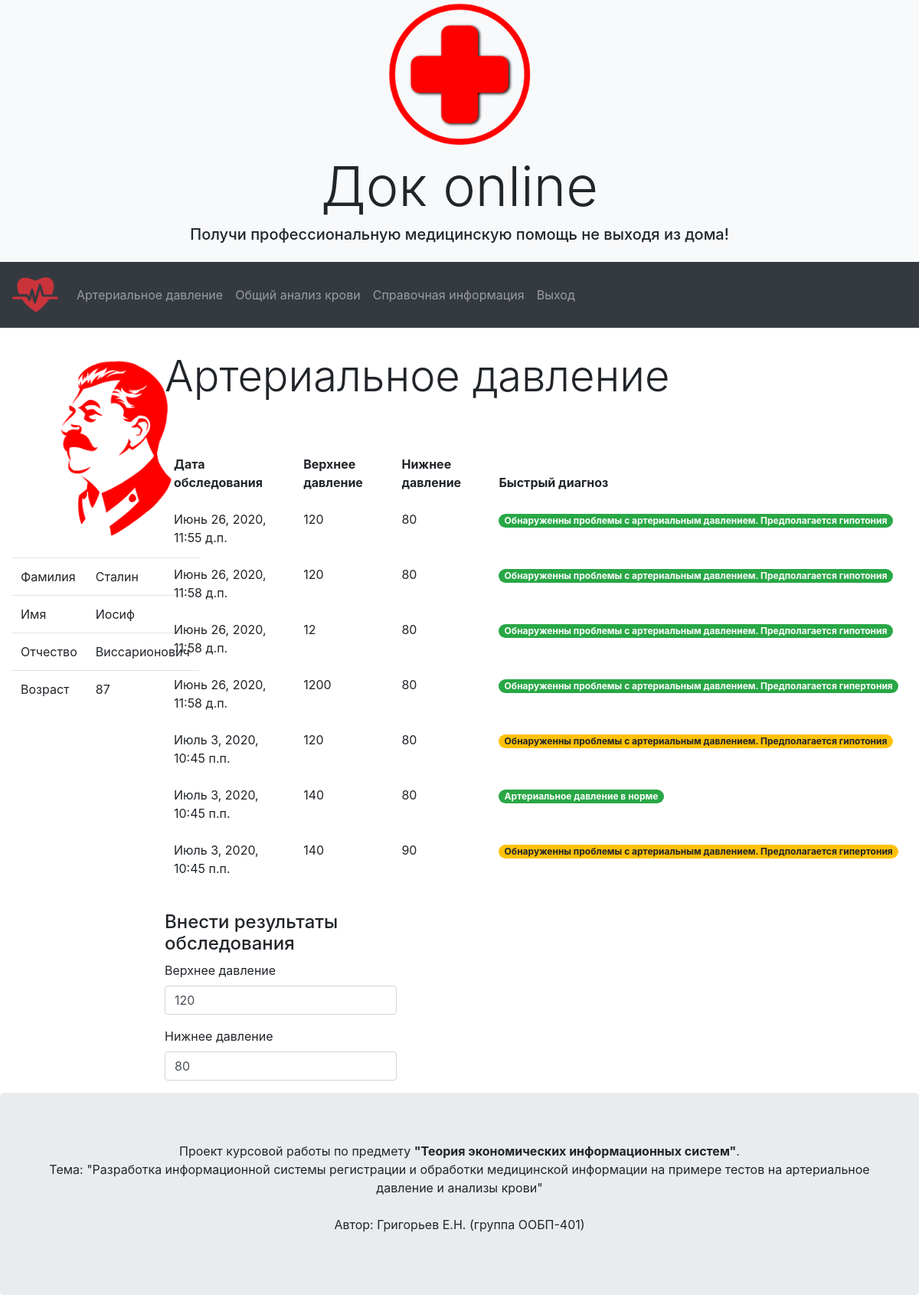
The app's page /bp/ (signed in) with its own data.
### account/models.py (models this page shows, shortened)
class Person(models.Model):
    SEX_LIST = (
        ('Мужчина', 'Мужчина'),
        ('Женщина', 'Женщина'),
    )
    name = models.CharField(max_length=50, verbose_name="Имя")
    patronymic = models.CharField(max_length=50, verbose_name="Отчество")
    surname = models.CharField(max_length=50, verbose_name="Фамилия")
    number = models.CharField(max_length=12, verbose_name="Номер телефона")
    sex = models.CharField(max_length=7, choices=SEX_LIST, verbose_name="Пол")
    dob = models.DateField(verbose_name="Дата рождения")
    photo = models.ImageField(upload_to='users/%Y/%m/%d', blank=True)
    user = models.OneToOneField(settings.AUTH_USER_MODEL, on_delete=models.CASCADE)
    class Meta:
        verbose_name = 'Профиль'
        verbose_name_plural = 'Профили'

### monitor/models.py (models this page shows, shortened)
class Arterial(models.Model):
    name = models.CharField(max_length=10, verbose_name="Имя", default="Владимир")
    sex = models.CharField(max_length=7, verbose_name="Пол", default="Мужчина")
    age = models.CharField(max_length=3, verbose_name="Возраст", default="45")
    bottom_pressure = models.IntegerField(verbose_name="Нижнее давление", default="80")
    top_pressure = models.IntegerField(verbose_name="Верхнее давление", default="120")
    fast_check = models.CharField(max_length=100, default='')
    date = models.DateTimeField(auto_now=True)
    problem = models.BooleanField(verbose_name="Проблема?", default=False)
    person = models.ForeignKey(User, on_delete=models.CASCADE, verbose_name='Профиль', default=1)
    class Meta:
        verbose_name = 'Артериальное давление'
        verbose_name_plural = 'Артериальное давление'

### monitor/views.py (the view, shortened to what this page needs)
# urls.py: path('bp/', get_bp, name='bp'),
@login_required
def get_bp(request):
    person = Person.objects.get(user=request.user)
    today = date.today()
    dob = person.dob
    age = today.year - dob.year
    pressure = Arterial.objects.filter(person=request.user)
    form = ArterialForm()
    context = {'pressure': pressure,
               'form': form,
               'person': person,
               'age': age
               }
    return render(request, 'monitor/bp.html', context)

### monitor/forms.py
class ArterialForm(forms.ModelForm):
    class Meta:
        model = Arterial
        fields = ('top_pressure', 'bottom_pressure',)

### monitor/templates/monitor/bp.html (shortened to what this page needs)
{% extends './account.html' %}
{% load bootstrap4 %}
{% block content %}
    <div class="display-4 pb-5">Артериальное давление</div>
    <div class="row">
        <div class="col-sm-12">
            <table class="table table-borderless table-hover">
                <thead>
                  <tr>
                    <th>Дата обследования</th>
                    <th>Верхнее давление</th>
                    <th>Нижнее давление</th>
                    <th>Быстрый диагноз</th>
                  </tr>
                </thead>
                <tbody>
                {% for pr in pressure %}
                  <tr>
                    <td>{{pr.date}}</td>
                    <td>{{pr.top_pressure}}</td>
                    <td>{{pr.bottom_pressure}}</td>
                      {% if pr.problem %}
                        <td><span class="badge badge-pill badge-warning">{{pr.fast_check}}</span></td>
                      {% else %}
                        <td><span class="badge badge-pill badge-success">{{pr.fast_check}}</span></td>
                        {% endif %}
                  </tr>
                {% endfor %}
                </tbody>
              </table>
        </div>
    </div>
    <div class="row ">
        <div class="col-sm-4 ml-auto mt-2 pt-2 mr-auto " >
            <h4>Внести результаты обследования</h4>
            <form method="post">
                {% bootstrap_form form layout='vertical'%}
            </form>
        </div>
        <div class="col-sm-8"></div>
    </div>
{% endblock %}

### monitor/templates/monitor/account.html (shortened to what this page needs)
{% extends './base.html' %}
{% load bootstrap4 %}
{% block account %}
<div class="col-sm-2">
    <div class="text-center"> <img src="{{person.photo.url}}" alt="Аватарка" width="270" height="270"></div>
    <table class="table">
    <tbody>
      <tr>
        <td>Фамилия</td>
        <td>{{person.surname}}</td>
      </tr>
      <tr>
        <td>Имя</td>
        <td>{{person.name}}</td>
      </tr>
      <tr>
        <td>Отчество</td>
        <td>{{person.patronymic}}</td>
      </tr>
      <tr>
        <td>Возраст</td>
        <td>{{age}}</td>
      </tr>
    </tbody>
  </table>
</div>
<div class="col-sm-10">
    {% block content %} {% endblock %}
</div>
{% endblock %}

### monitor/templates/monitor/base.html (shortened to what this page needs)
{% load static %}
{% load bootstrap4%}
<!DOCTYPE html>
<html lang="en">
    <head>
        {% bootstrap_css %}
    </head>
    <body>
        <div class="row bg-light text-dar" style="margin-bottom:0; text-align: center;">
            <div class="col-sm-12">
                <img src="{% static 'monitor/krest.png' %}" alt="Логотип" width="200" height="200">
            </div>
            <div class="col-sm-12">
                <h1 class="display-3">Док online</h1>
                <h5 class="pb-3">Получи профессиональную медицинскую помощь не выходя из дома!</h5>
            </div>
        </div>
        <nav class="navbar navbar-expand-sm bg-dark navbar-dark">
            <a class="navbar-brand" href="{% url 'monitor:index' %}">
                <img src="{% static 'monitor/h1.png' %}" alt="Логотип" width="60" height="60">
            </a>
            <div class="collapse navbar-collapse" id="collapsibleNavbar">
                <ul class="navbar-nav">
                    <li class="nav-item">
                        <a class="nav-link" href="{% url 'monitor:bp' %}">Артериальное давление</a>
                    </li>
                    <li class="nav-item">
                        <a class="nav-link" href="{% url 'monitor:blood' %}">Общий анализ крови</a>
                    </li>
                    <li class="nav-item">
                        <a class="nav-link" href="{% url 'monitor:articles' %}">Справочная информация</a>
                    </li>
                    <li class="nav-item">
                        <a class="nav-link" href="{% url 'account:logout' %}">Выход</a>
                    </li>
                </ul>
            </div>
        </nav>
        <div class="container-fluid" style="margin-top:30px">
            <div class="row">
                {% block account %} {% endblock %}
            </div>
    </div>
        <div class="jumbotron text-center" style="margin-bottom:0">
      <p>Проект курсовой работы по предмету <b>"Теория экономических информационных систем"</b>.
          <br>
          Тема: "Разработка информационной системы регистрации и обработки медицинской информации на примере тестов
              на артериальное давление и анализы крови"
          <br>
          <br>
          Автор: Григорьев Е.Н. (группа ООБП-401)
      </p>
    </div>
    </body>
</html>

### records on screen
Person: photo (picture), surname "Сталин", name "Иосиф", patronymic "Виссарионович"
Arterial: date "Июнь 26, 2020, 11:55 д.п.", top_pressure "120", bottom_pressure "80", fast_check "Обнаруженны проблемы с артериальным давлением. Предполагается гипотония"
Arterial: date "Июнь 26, 2020, 11:58 д.п.", top_pressure "120", bottom_pressure "80", fast_check "Обнаруженны проблемы с артериальным давлением. Предполагается гипотония"
Arterial: date "Июнь 26, 2020, 11:58 д.п.", top_pressure "12", bottom_pressure "80", fast_check "Обнаруженны проблемы с артериальным давлением. Предполагается гипотония"
Arterial: date "Июнь 26, 2020, 11:58 д.п.", top_pressure "1200", bottom_pressure "80", fast_check "Обнаруженны проблемы с артериальным давлением. Предполагается гипертония"
Arterial: date "Июль 3, 2020, 10:45 п.п.", top_pressure "120", bottom_pressure "80", fast_check "Обнаруженны проблемы с артериальным давлением. Предполагается гипотония"
Arterial: date "Июль 3, 2020, 10:45 п.п.", top_pressure "140", bottom_pressure "80", fast_check "Артериальное давление в норме"
Arterial: date "Июль 3, 2020, 10:45 п.п.", top_pressure "140", bottom_pressure "90", fast_check "Обнаруженны проблемы с артериальным давлением. Предполагается гипертония"
